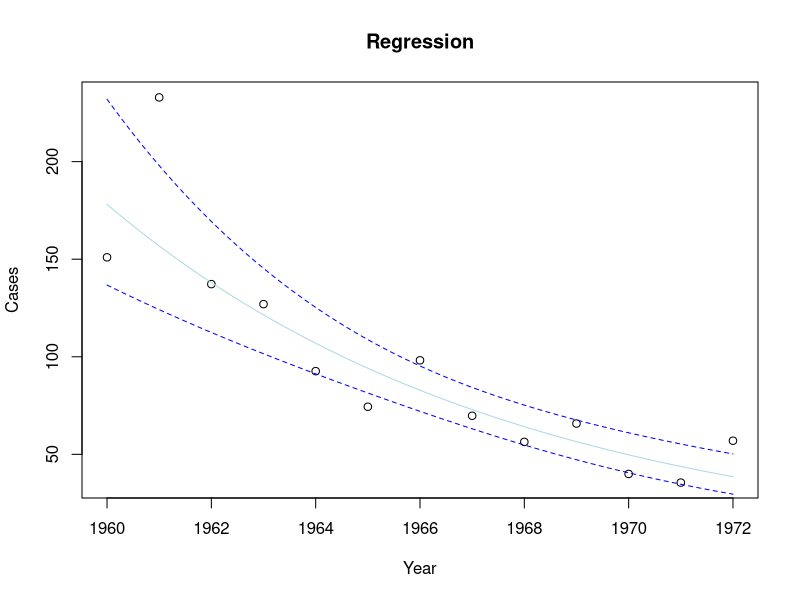
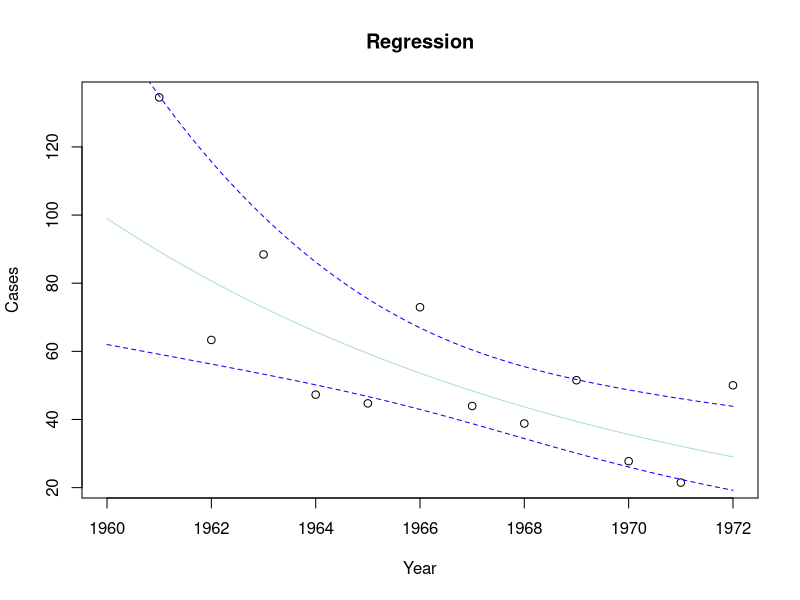
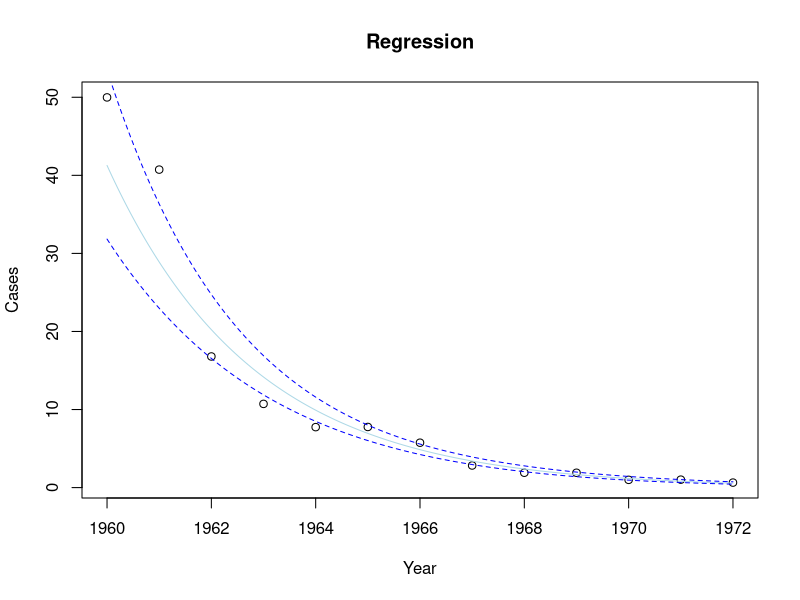
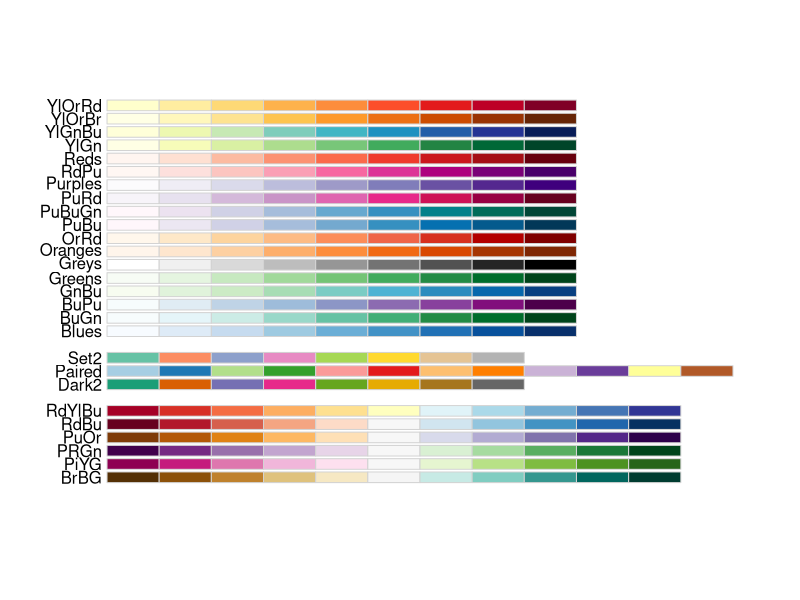
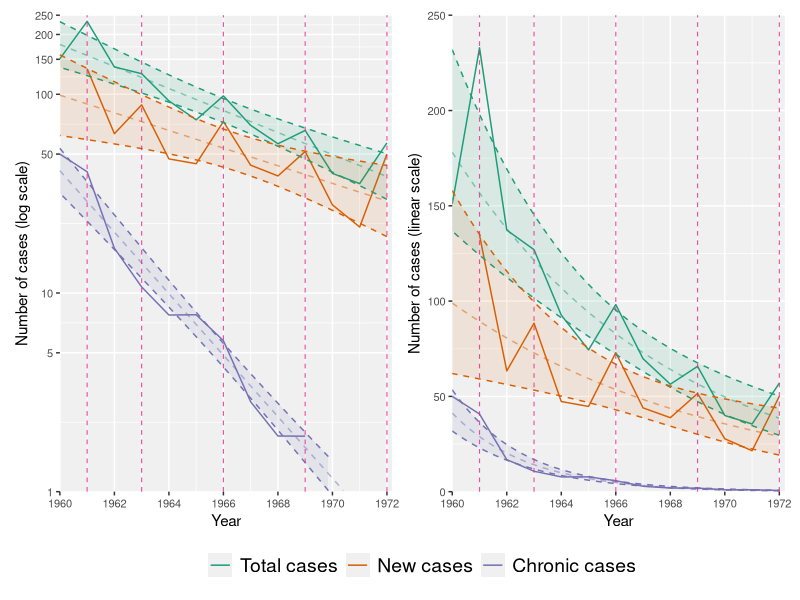

The R source for these figures, in order:
# Analysis code for Schwalb et al. 2022, 
# Distributed under CC BY 4.0 license: https://creativecommons.org/licenses/by/4.0/

# Packages
library(ggplot2)
library(reshape2)
library(patchwork)
library(RColorBrewer)

# Total TB cases - Total period
bacillarytb               <- read.csv("CSV/bacillarytb.csv", header=TRUE)
lmbacillarytb             <- lm(cases ~ year, data = bacillarytb)
expbacillarytb            <- lm(log(cases) ~ year, data = bacillarytb) 
decexpbacillarytb         <- (1-exp(-expbacillarytb$coefficients[2]))

bactbx <- seq(min(bacillarytb$year),max(bacillarytb$year),by=0.05)
bactbci <- as.data.frame(exp(predict(expbacillarytb, newdata = data.frame(year=bactbx), interval = "confidence", level = 0.95)))
bactbci$bactbx <- bactbx

plot(bacillarytb$year, bacillarytb$cases, xlab="Year", ylab="Cases", main="Regression")
lines(bactbx, bactbci[,1], col = "lightblue")
lines(bactbx, bactbci[,2], col="blue", lty=2)
lines(bactbx, bactbci[,3], col="blue", lty=2)

# Total TB cases - 1960-64
bacillarytbper1               <- read.csv("CSV/bacillarytbper1.csv", header=TRUE)
lmbacillarytbper1             <- lm(cases ~ year, data = bacillarytbper1)
expbacillarytbper1            <- lm(log(cases) ~ year, data = bacillarytbper1)
decexpbacillarytbper1         <- (1-exp(-expbacillarytbper1$coefficients[2]))

# Total TB cases - 1965-72
bacillarytbper2               <- read.csv("CSV/bacillarytbper2.csv", header=TRUE)
lmbacillarytbper2             <- lm(cases ~ year, data = bacillarytbper2)
expbacillarytbper2            <- lm(log(cases) ~ year, data = bacillarytbper2)
decexpbacillarytbper2         <- (1-exp(-expbacillarytbper2$coefficients[2]))

# New TB cases - Total period
newbacillarytb              <- read.csv("CSV/newbacillarytb.csv", header=TRUE)
lmnewbacillarytb            <- lm(cases ~ year, data = newbacillarytb)
expnewbacillarytb           <- lm(log(cases) ~ year, data = newbacillarytb)
decexpnewbacillarytb        <- (1-exp(-expnewbacillarytb$coefficients[2]))

newbactbx <- seq(min(newbacillarytb$year),max(newbacillarytb$year),by=0.05)
newbactbci <- as.data.frame(exp(predict(expnewbacillarytb, newdata = data.frame(year=newbactbx), interval = "confidence", level = 0.95)))
newbactbci$newbactbx <- newbactbx

plot(newbacillarytb$year, newbacillarytb$cases, xlab="Year", ylab="Cases", main="Regression")
lines(newbactbx, newbactbci[,1], col = "lightblue")
lines(newbactbx, newbactbci[,2], col="blue", lty=2)
lines(newbactbx, newbactbci[,3], col="blue", lty=2)

# New TB cases - 1960-64
newbacillarytbper1              <- read.csv("CSV/newbacillarytbper1.csv", header=TRUE)
lmnewbacillarytbper1            <- lm(cases ~ year, data = newbacillarytbper1)
expnewbacillarytbper1           <- lm(log(cases) ~ year, data = newbacillarytbper1)
decexpnewbacillarytbper1        <- (1-exp(-expnewbacillarytbper1$coefficients[2]))

# New TB cases - 1965-72
newbacillarytbper2              <- read.csv("CSV/newbacillarytbper2.csv", header=TRUE)
lmnewbacillarytbper2            <- lm(cases ~ year, data = newbacillarytbper2)
expnewbacillarytbper2           <- lm(log(cases) ~ year, data = newbacillarytbper2)
decexpnewbacillarytbper2        <- (1-exp(-expnewbacillarytbper2$coefficients[2]))

# Chronic TB cases - Total period
chronictb                 <- read.csv("CSV/chronictb.csv", header=TRUE)
lmchronictb               <- lm(cases ~ year, data = chronictb)
expchronictb              <- lm(log(cases) ~ year, data = chronictb)
decexpchronictb           <- (1-exp(-expchronictb$coefficients[2]))

chrbactbx <- seq(min(chronictb$year),max(chronictb$year),by=0.05)
chrbactbci <- as.data.frame(exp(predict(expchronictb, newdata = data.frame(year=chrbactbx), interval = "confidence", level = 0.95)))
chrbactbci$newbactbx <- chrbactbx

plot(chronictb$year, chronictb$cases, xlab="Year", ylab="Cases", main="Regression")
lines(chrbactbx, chrbactbci[,1], col = "lightblue")
lines(chrbactbx, chrbactbci[,2], col="blue", lty=2)
lines(chrbactbx, chrbactbci[,3], col="blue", lty=2)

# Kolin data set-up
kolin                 <- bacillarytb
kolin$newcases        <- newbacillarytb$cases
kolin$chronicases     <- chronictb$cases
kolinmelt             <- melt(kolin, id.vars = "year")

# Palettes
display.brewer.all(colorblindFriendly = T)
RColorBrewer::brewer.pal(8, 'Dark2')
RColorBrewer::brewer.pal(9, 'Greys')

# Figures
kolinlinear <- ggplot() +
  geom_line(kolinmelt, mapping = aes(x=year, y=value, color=variable)) +
  theme(panel.background = element_rect(fill = "#F0F0F0"),
        axis.text = element_text(size = 8)) +
  geom_line(bactbci, mapping = aes(x=bactbx, y=fit), color = "#1B9E77", linetype = 2, alpha = 0.5) +
  geom_ribbon(bactbci, mapping = aes(x=bactbx ,ymin=lwr, ymax=upr), color = "#1B9E77", fill = "#1B9E77", linetype = 2, alpha = 0.1) +
  geom_line(newbactbci, mapping = aes(x=newbactbx, y=fit), color = "#D95F02", linetype = 2, alpha = 0.5) +
  geom_ribbon(newbactbci, mapping = aes(x=newbactbx ,ymin=lwr, ymax=upr), color = "#D95F02", fill = "#D95F02", linetype = 2, alpha = 0.1) +
  geom_line(chrbactbci, mapping = aes(x=chrbactbx, y=fit), color = "#7570B3", linetype = 2, alpha = 0.5) +
  geom_ribbon(chrbactbci, mapping = aes(x=chrbactbx ,ymin=lwr, ymax=upr), color = "#7570B3", fill = "#7570B3", linetype = 2, alpha = 0.1) +
  scale_x_continuous("Year", expand=c(0, 0), limits = c(1960, 1972.2), breaks = seq(1960,1972.2,2)) +
  scale_y_continuous("Number of cases (linear scale)", expand=c(0, 0), limits=c(0,250), breaks = seq(0,250,50)) +
  scale_color_brewer(palette="Dark2", labels = c("Total cases","New cases","Chronic cases")) +
  annotate("segment", x = 1961, xend = 1961, y = 0, yend = 250, alpha = 0.8, colour = "#E7298A", size = 0.4, linetype = 2) +
  annotate("segment", x = 1963, xend = 1963, y = 0, yend = 250, alpha = 0.8, colour = "#E7298A", size = 0.4, linetype = 2) +
  annotate("segment", x = 1966, xend = 1966, y = 0, yend = 250, alpha = 0.8, colour = "#E7298A", size = 0.4, linetype = 2) +
  annotate("segment", x = 1969, xend = 1969, y = 0, yend = 250, alpha = 0.8, colour = "#E7298A", size = 0.4, linetype = 2) +
  annotate("segment", x = 1972, xend = 1972, y = 0, yend = 250, alpha = 0.8, colour = "#E7298A", size = 0.4, linetype = 2)
  
kolinlog <- ggplot() +
  geom_line(kolinmelt, mapping = aes(x=year, y=value, color=variable)) +
  theme(panel.background = element_rect(fill = "#F0F0F0"),
        axis.text = element_text(size = 8)) +
  geom_line(bactbci, mapping = aes(x=bactbx, y=fit), color = "#1B9E77", linetype = 2, alpha = 0.5) +
  geom_ribbon(bactbci, mapping = aes(x=bactbx ,ymin=lwr, ymax=upr), color = "#1B9E77", fill = "#1B9E77", linetype = 2, alpha = 0.1) +
  geom_line(newbactbci, mapping = aes(x=newbactbx, y=fit), color = "#D95F02", linetype = 2, alpha = 0.5) +
  geom_ribbon(newbactbci, mapping = aes(x=newbactbx ,ymin=lwr, ymax=upr), color = "#D95F02", fill = "#D95F02", linetype = 2, alpha = 0.1) +
  geom_line(chrbactbci, mapping = aes(x=chrbactbx, y=fit), color = "#7570B3", linetype = 2, alpha = 0.5) +
  geom_ribbon(chrbactbci, mapping = aes(x=chrbactbx ,ymin=lwr, ymax=upr), color = "#7570B3", fill = "#7570B3", linetype = 2, alpha = 0.1) +
  scale_x_continuous("Year", expand=c(0, 0), limits = c(1960, 1972.2), breaks = seq(1960,1972.2,2)) +
  scale_y_log10("Number of cases (log scale)", limits = c(1,250), expand = c(0, 0), breaks = c(1,5,10,50,100,150,200,250)) +
  scale_color_brewer(palette="Dark2", labels = c("Total cases","New cases","Chronic cases")) +
  annotate("segment", x = 1961, xend = 1961, y = 0, yend = 250, alpha = 0.8, colour = "#E7298A", size = 0.4, linetype = 2) +
  annotate("segment", x = 1963, xend = 1963, y = 0, yend = 250, alpha = 0.8, colour = "#E7298A", size = 0.4, linetype = 2) +
  annotate("segment", x = 1966, xend = 1966, y = 0, yend = 250, alpha = 0.8, colour = "#E7298A", size = 0.4, linetype = 2) +
  annotate("segment", x = 1969, xend = 1969, y = 0, yend = 250, alpha = 0.8, colour = "#E7298A", size = 0.4, linetype = 2) +
  annotate("segment", x = 1972, xend = 1972, y = 0, yend = 250, alpha = 0.8, colour = "#E7298A", size = 0.4, linetype = 2)

(kolinlog + kolinlinear) + plot_layout(guides = "collect") &
  theme(legend.position = "bottom", legend.title = element_blank(), legend.text = element_text(size = 14)) 
